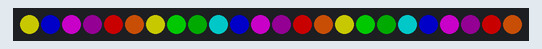
The sketch below on a simulated Arduino Uno, built with avr-gcc and run on an emulated ATmega328P. On the bench: 24 RGB LEDs in strip order, left to right. Dim RGB values are drawn brighter than linear.

Above: at 0.45 s.
At 5.25 s:
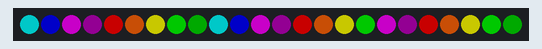
At 10.06 s:
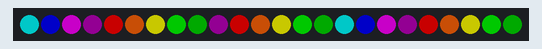
At 19.96 s:
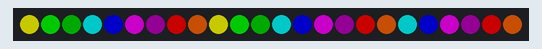
At 29.87 s:
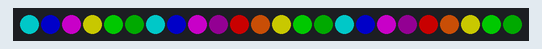
At 39.78 s:
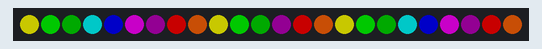

The sketch:

Rainbow_Glow_Circuit_Assembly.ino
```cpp
#include <Adafruit_NeoPixel.h>

#define PIN            9
#define NUMPIXELS      24
int delayval = 5;
int currentColor = 100;

Adafruit_NeoPixel pixels = Adafruit_NeoPixel(NUMPIXELS, PIN, NEO_GRB + NEO_KHZ800);

void setup() {
  pixels.begin(); // This initializes the NeoPixel library.
  pixels.setBrightness(100); // 100/255 brightness (about 40%)
  pixels.show();             // Initialize all pixels to 'off'
}

void loop() {
  uint32_t red = pixels.Color(255, 0, 0); //red
  uint32_t orange = pixels.Color(255, 100, 10); //orange
  uint32_t yellow = pixels.Color(255, 255, 0); //yellow
  uint32_t green = pixels.Color(0, 255, 0);//green
  uint32_t dkgreen = pixels.Color(0, 115, 0);//dark green
  uint32_t cyan = pixels.Color(0, 255, 255); //cyan
  uint32_t blue = pixels.Color(0, 0, 255); //blue
  uint32_t magenta = pixels.Color(255, 0, 255); //magenta
  uint32_t purple = pixels.Color(50, 0, 50); //purple
  //put the colors in an array
  uint32_t colors [9] = {red, orange, yellow, green, dkgreen, cyan, blue, magenta, purple};
  for (int i = 0; i < NUMPIXELS; i++) {
    pixels.setPixelColor(i, colors[currentColor]);
    delay(delayval);
    pixels.show();
    currentColor++;
    if (currentColor >= 9) currentColor = 0;
  }
}
```
